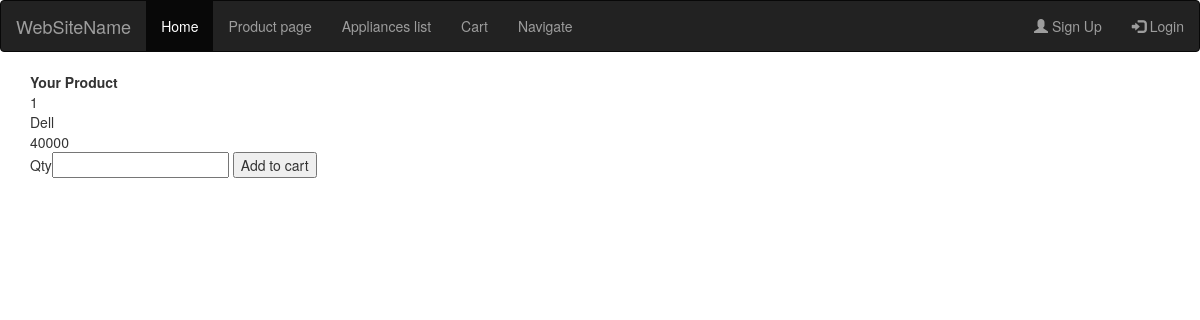
The app's page /home_2/produts/1 with its own data.
### home_2/models.py (models this page shows, shortened)
class item(models.Model):
    name= models.CharField(max_length=50)
    descri=models.CharField(max_length=100)
    price=models.IntegerField()
    brand=models.CharField(max_length=50,default='not available')

### home_2/views.py (the view)
# urls.py: path('produts/<str:iid>',Product),
def Product(request,iid):
    template=loader.get_template('products.html')
    objects=item.objects.get(id=iid)
    data={'produts':objects}
    response=template.render(data,request)
    return HttpResponse(response)

### home_2/templates/products.html (shortened to what this page needs)
{% extends 'home.html' %}
{% block content %}
<b> Your Product</b> </br>
<div>
{{produts.id}}<br>
{{produts.name}}<br>
    {{produts.price}}<br></div>
<div>
<form action="/home_2/atc">
 Qty<input type="number" name="qty">
<input type="submit" value="Add to cart">
</div>
{% endblock %}

### records on screen
item: id "1", name "Dell", price "40000"
